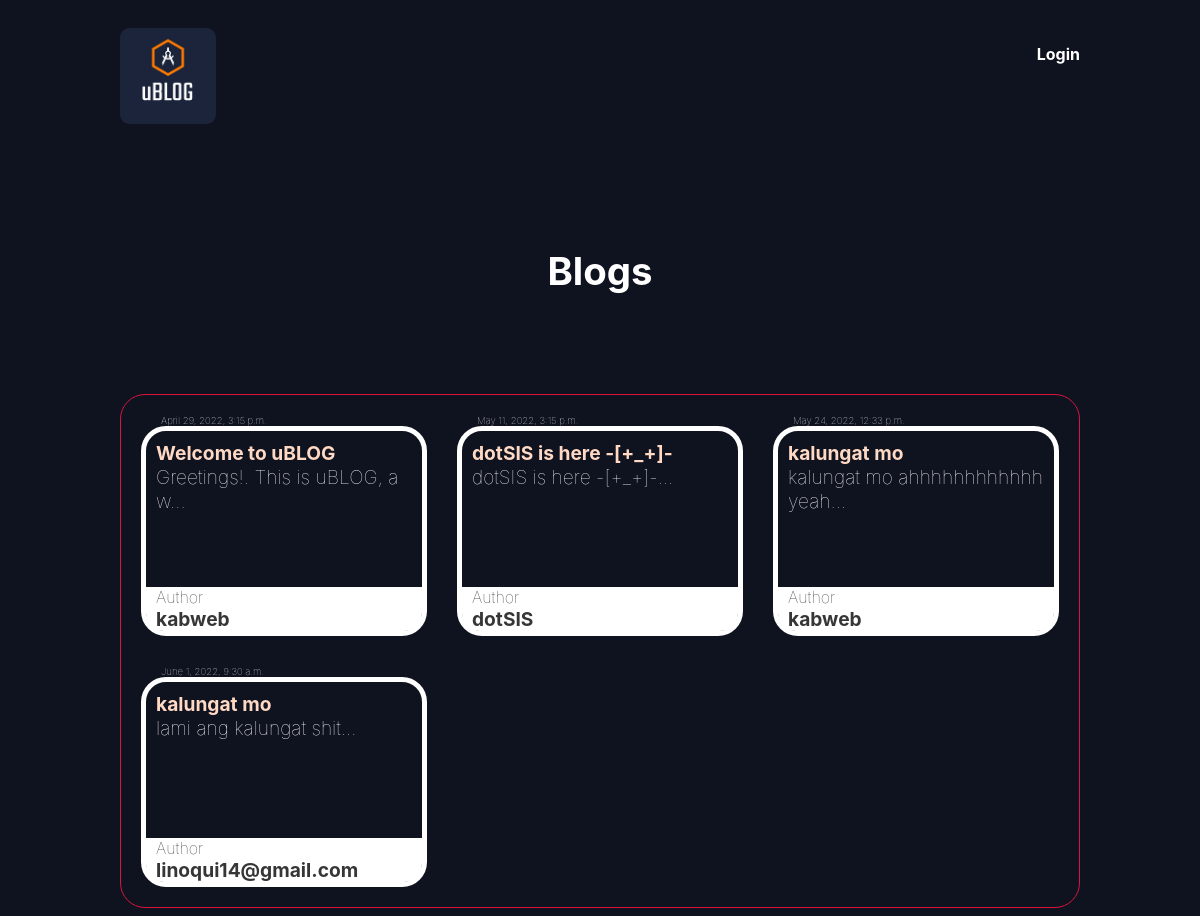
The app's page /blogs/, older data.
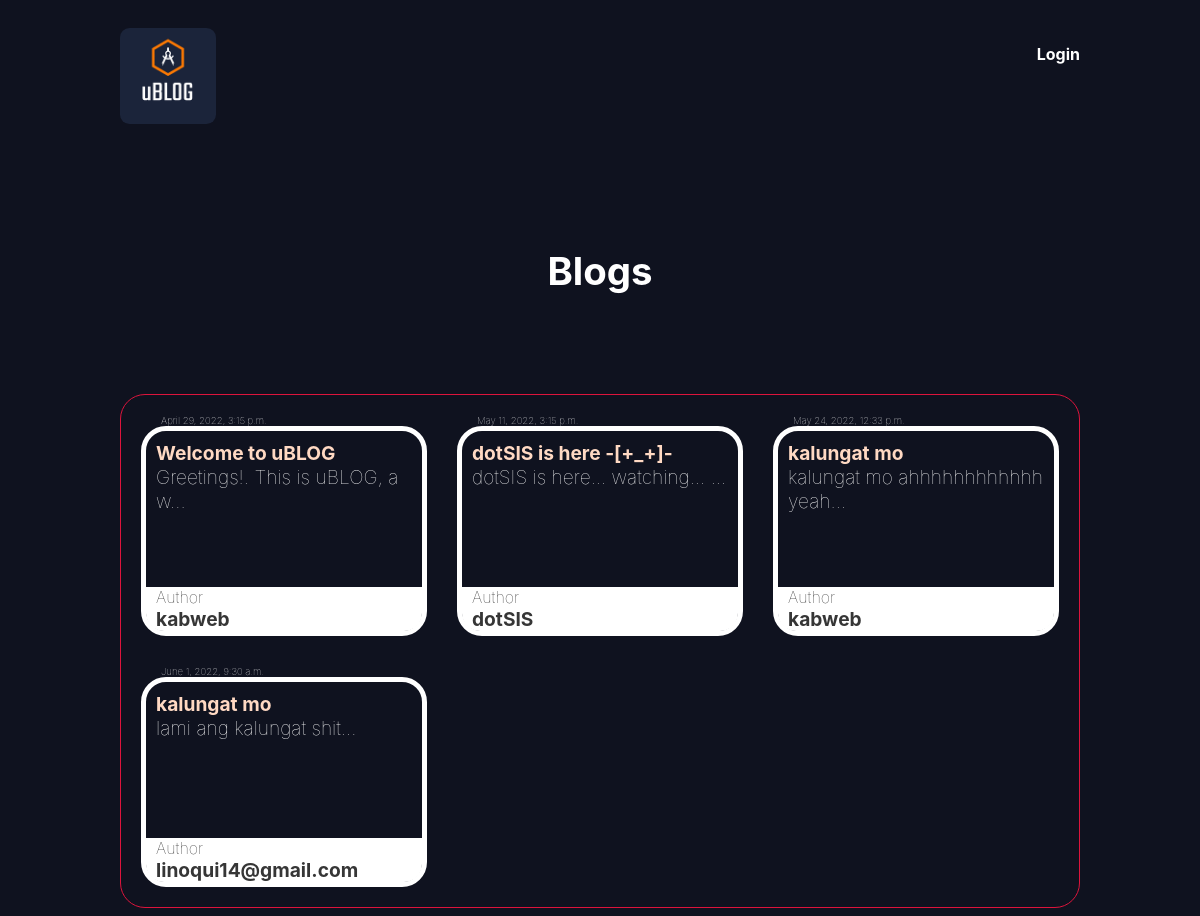
The same page, newer data.
### blogs/models.py (models this page shows, shortened)
class Blog(models.Model):
    title = models.CharField(max_length=100, blank=False, unique=True)
    slug = models.SlugField()
    body = models.TextField(blank=False)
    date = models.DateTimeField(auto_now_add=True)
    thumb = models.ImageField(default='default.png', blank=True)
    author = models.ForeignKey(User, default=None, on_delete=models.CASCADE)
    def snippet(self):
        return self.body[:30] + '...'

### blogs/views.py (the view)
# urls.py: path('blogs/', views.BlogList.as_view()),
def blogs(request):
    blogs = Blog.objects.all().order_by('date')
    return render(request, 'blogs/blogs.html', { 'blogs': blogs })

### blogs/templates/blogs/blogs.html (shortened to what this page needs)
{% extends 'base.html' %}
{% block content %}
    <h1 style="font-weight: bold;color:white">Blogs</h1>
    {% if not user.is_authenticated %}
        <div class="blogs">
            {% for blog in blogs %}
                <div>
                    <div class="blog-date">
                        {{ blog.date }}
                    </div>
                        <div class="blog">
                            <a href="{% url 'blogs:blog' slug=blog.slug %}">
                                <h2>{{ blog.title }}</h2>
                            </a>
                            <div class="blog-content">
                                {{ blog.snippet }}
                            </div>
                            <div  class="author">
                                <div class="author-text">
                                    <div>
                                        Author
                                    </div>
                                </div>
                                <div class="author-text-author"> {{ blog.author }} </div>
                            </div>
                        </div>
                </div>
            {% endfor %}
        </div>
    {% endif %}
{% endblock %}

Row changes from the older to the newer data that the page shows:
changed Blog "dotSIS is here -[+_+]-": snippet "dotSIS is here -[+_+]-..." → "dotSIS is here... watching... ..."
